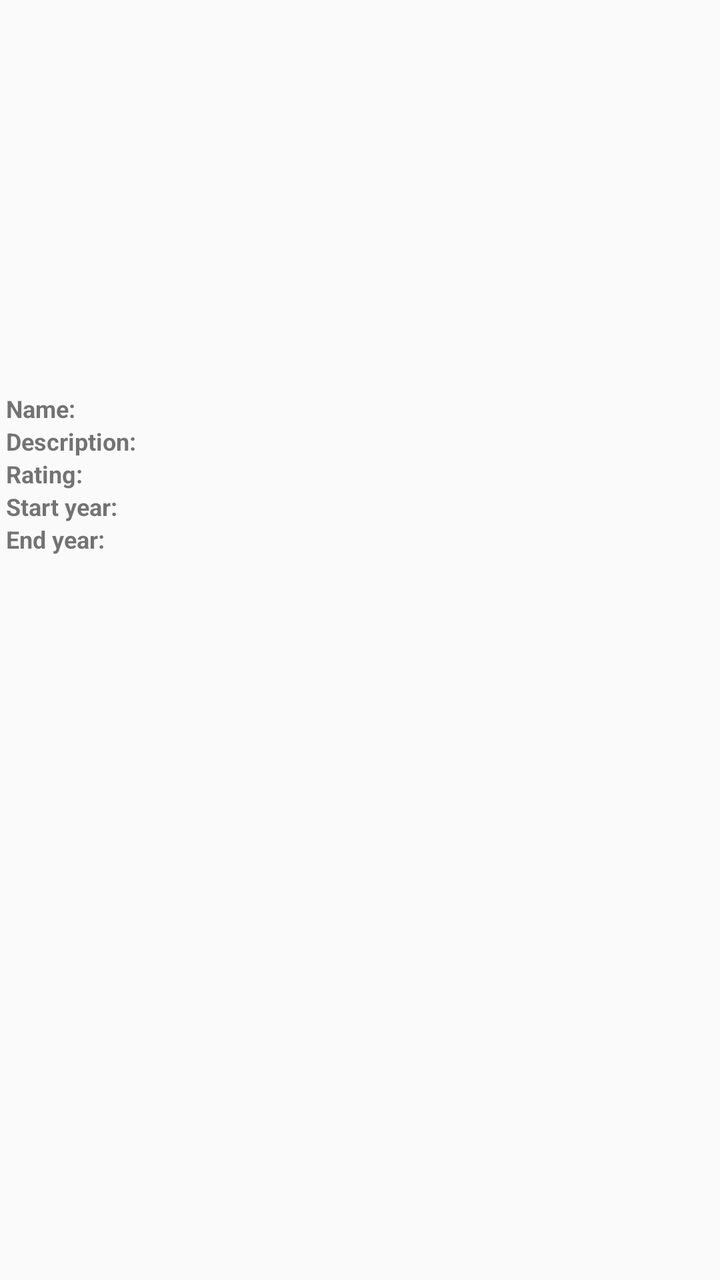
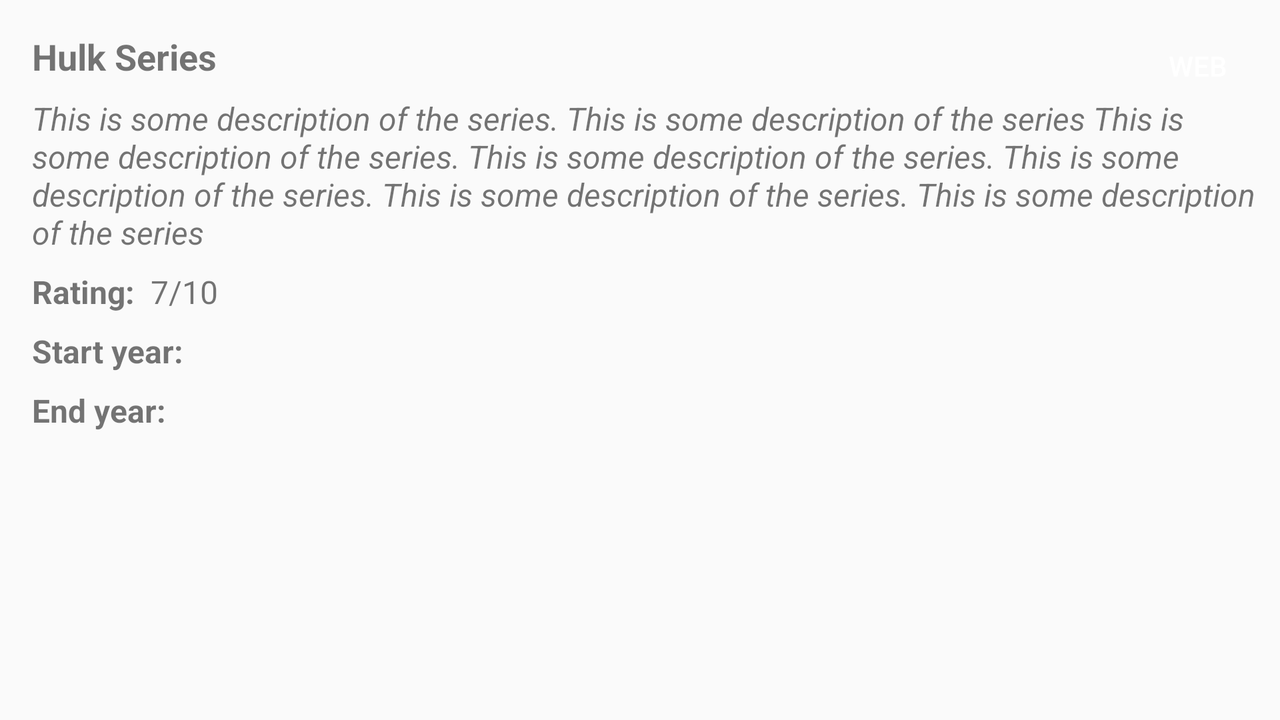

Compare how this app lays out the same screen by default and in its alternative resource folder. The renders come first, then the two layout files and the values they reference.
<!-- AndroidManifest.xml: application theme AppTheme -->
<!-- res/layout/activity_serie_details.xml -->
<?xml version="1.0" encoding="utf-8"?>
<ScrollView
    xmlns:android="http://schemas.android.com/apk/res/android"
    xmlns:app="http://schemas.android.com/apk/res-auto"
    xmlns:tools="http://schemas.android.com/tools"
    android:layout_width="fill_parent"
    android:layout_height="fill_parent">

    <androidx.constraintlayout.widget.ConstraintLayout xmlns:android="http://schemas.android.com/apk/res/android"
        xmlns:app="http://schemas.android.com/apk/res-auto"
        xmlns:tools="http://schemas.android.com/tools"
        android:layout_width="fill_parent"
        android:layout_height="wrap_content"
        tools:context=".activity.series_details.SeriesDetailsActivity">

        <ImageView
            android:id="@+id/selected_item_imageView"
            android:layout_width="353dp"
            android:layout_height="174dp"
            app:layout_constraintBottom_toTopOf="@+id/selected_item_name_textView"
            app:layout_constraintEnd_toEndOf="parent"
            app:layout_constraintStart_toStartOf="parent"
            app:layout_constraintTop_toTopOf="parent"
            app:layout_constraintVertical_bias="0.12"
            tools:srcCompat="@tools:sample/avatars" />

        <TextView
            android:id="@+id/textView4"
            android:layout_width="wrap_content"
            android:layout_height="wrap_content"
            android:layout_marginStart="3dp"
            android:layout_marginTop="196dp"
            android:text="Name:"
            android:textSize="12sp"
            android:textStyle="bold"
            app:layout_constraintStart_toStartOf="parent"
            app:layout_constraintTop_toTopOf="parent" />

        <TextView
            android:id="@+id/textView"
            android:layout_width="wrap_content"
            android:layout_height="wrap_content"
            android:text="Description:"
            android:textSize="12sp"
            android:textStyle="bold"
            app:layout_constraintStart_toStartOf="@+id/textView4"
            app:layout_constraintTop_toBottomOf="@+id/textView4" />

        <TextView
            android:id="@+id/selected_item_name_textView"
            android:layout_width="0dp"
            android:layout_height="wrap_content"
            android:layout_marginStart="2dp"
            android:layout_marginEnd="2dp"
            android:textSize="12sp"
            android:textStyle="italic"
            app:layout_constraintBottom_toBottomOf="@+id/textView4"
            app:layout_constraintEnd_toEndOf="parent"
            app:layout_constraintHorizontal_bias="1.0"
            app:layout_constraintStart_toEndOf="@+id/textView4"
            app:layout_constraintTop_toTopOf="@+id/textView4"
            app:layout_constraintVertical_bias="1.0" />

        <TextView
            android:id="@+id/selected_item_description_textView"
            android:layout_width="0dp"
            android:layout_height="wrap_content"
            android:layout_marginStart="2dp"
            android:layout_marginEnd="3dp"
            android:textSize="12sp"
            android:textStyle="italic"
            app:layout_constraintEnd_toEndOf="parent"
            app:layout_constraintStart_toEndOf="@+id/textView"
            app:layout_constraintTop_toTopOf="@+id/textView" />

        <TextView
            android:id="@+id/textView5"
            android:layout_width="wrap_content"
            android:layout_height="wrap_content"
            android:layout_marginStart="3dp"
            android:text="Rating:"
            android:textSize="12sp"
            android:textStyle="bold"
            app:layout_constraintStart_toStartOf="parent"
            app:layout_constraintTop_toBottomOf="@+id/selected_item_description_textView" />

        <TextView
            android:id="@+id/selected_item_rating_textView"
            android:layout_width="0dp"
            android:layout_height="wrap_content"
            android:layout_marginStart="2dp"
            android:textSize="12sp"
            android:textStyle="italic"
            app:layout_constraintBottom_toBottomOf="@+id/textView5"
            app:layout_constraintEnd_toEndOf="parent"
            app:layout_constraintStart_toEndOf="@+id/textView5"
            app:layout_constraintTop_toBottomOf="@+id/selected_item_description_textView" />

        <TextView
            android:id="@+id/textView7"
            android:layout_width="wrap_content"
            android:layout_height="wrap_content"
            android:layout_marginStart="3dp"
            android:text="Start year:"
            android:textSize="12sp"
            android:textStyle="bold"
            app:layout_constraintStart_toStartOf="parent"
            app:layout_constraintTop_toBottomOf="@+id/textView5" />

        <TextView
            android:id="@+id/selected_item_start_year_textView"
            android:layout_width="0dp"
            android:layout_height="wrap_content"
            android:layout_marginStart="2dp"
            android:textSize="12sp"
            android:textStyle="italic"
            app:layout_constraintBottom_toBottomOf="@+id/textView7"
            app:layout_constraintEnd_toEndOf="parent"
            app:layout_constraintStart_toEndOf="@+id/textView7"
            app:layout_constraintTop_toTopOf="@+id/textView7" />

        <TextView
            android:id="@+id/textView9"
            android:layout_width="wrap_content"
            android:layout_height="wrap_content"
            android:layout_marginStart="3dp"
            android:text="End year:"
            android:textSize="12sp"
            android:textStyle="bold"
            app:layout_constraintStart_toStartOf="parent"
            app:layout_constraintTop_toBottomOf="@+id/textView7" />

        <TextView
            android:id="@+id/selected_item_end_year_textView"
            android:layout_width="0dp"
            android:layout_height="wrap_content"
            android:layout_marginStart="2dp"
            android:textSize="12sp"
            android:textStyle="italic"
            app:layout_constraintBottom_toBottomOf="@+id/textView9"
            app:layout_constraintEnd_toEndOf="parent"
            app:layout_constraintStart_toEndOf="@+id/textView9"
            app:layout_constraintTop_toTopOf="@+id/textView9" />

    </androidx.constraintlayout.widget.ConstraintLayout>
</ScrollView>
<!-- resources referenced by this layout -->
<resources>
  <style name="AppTheme" parent="Theme.AppCompat.Light.DarkActionBar">
          
          <item name="colorPrimary">@color/colorPrimary</item>
          <item name="colorPrimaryDark">@color/colorPrimaryDark</item>
          <item name="colorAccent">@color/colorAccent</item>
      </style>
</resources>
<!-- res/layout-land/activity_serie_details.xml (the repository's variant of the layout above) -->
<!-- drawn on the phone turned sideways -->
<?xml version="1.0" encoding="utf-8"?>
<ScrollView
        xmlns:android="http://schemas.android.com/apk/res/android"
        xmlns:app="http://schemas.android.com/apk/res-auto"
        xmlns:tools="http://schemas.android.com/tools"
        android:layout_width="fill_parent"
        android:layout_height="fill_parent">

    <androidx.constraintlayout.widget.ConstraintLayout
            android:layout_width="fill_parent"
            android:layout_height="wrap_content"
            android:layout_marginBottom="16dp"
            tools:context=".activity.series_details.SeriesDetailsActivity">

        <ImageView
                android:id="@+id/selected_series_imageView"
                android:layout_width="wrap_content"
                android:layout_height="0dp"
                android:adjustViewBounds="true"
                android:scaleType="fitCenter"
                app:layout_constraintTop_toTopOf="parent"
                tools:srcCompat="@tools:sample/avatars" app:layout_constraintStart_toStartOf="parent"
                android:layout_marginTop="8dp" android:layout_marginStart="8dp"/>

        <Button
            android:id="@+id/web_details_button_series"
            android:layout_width="50dp"
            android:layout_height="50dp"
            android:layout_marginEnd="16dp"
            android:background="@drawable/rounded_btn"
            android:text="Web"
            android:textColor="@android:color/white"
            app:layout_constraintEnd_toEndOf="parent"
            app:layout_constraintTop_toBottomOf="@+id/selected_series_imageView" />

        <TextView
                android:id="@+id/selected_series_name_textView"
                android:layout_width="0dp"
                android:layout_height="wrap_content"
                android:textSize="18sp"
                android:textStyle="bold"
                tools:text="Hulk Series" app:layout_constraintTop_toTopOf="@+id/selected_series_imageView"
                app:layout_constraintStart_toEndOf="@+id/selected_series_imageView" android:layout_marginStart="8dp"
                android:layout_marginTop="8dp"/>

        <TextView
                android:id="@+id/selected_series_description_textView"
                android:layout_width="0dp"
                android:layout_height="wrap_content"
                android:layout_marginEnd="8dp"
                android:textSize="16sp"
                android:textStyle="italic"
                app:layout_constraintTop_toBottomOf="@id/selected_series_name_textView"
                app:layout_constraintEnd_toEndOf="parent"
                android:layout_marginTop="8dp"
                tools:text="This is some description of the series. This is some description of the series This is some description of the series. This is some description of the series. This is some description of the series. This is some description of the series. This is some description of the series"
                app:layout_constraintStart_toStartOf="@+id/selected_series_name_textView"/>

        <TextView
                android:id="@+id/textView5"
                android:layout_width="wrap_content"
                android:layout_height="wrap_content"
                android:text="Rating:"
                android:textSize="16sp"
                android:textStyle="bold"
                app:layout_constraintTop_toBottomOf="@+id/selected_series_description_textView"
                app:layout_constraintStart_toStartOf="@+id/selected_series_name_textView"
                android:layout_marginTop="8dp"/>

        <TextView
                android:id="@+id/selected_series_rating_textView"
                android:layout_width="0dp"
                android:layout_height="wrap_content"
                android:layout_marginStart="8dp"
                android:textSize="16sp"
                app:layout_constraintTop_toTopOf="@id/textView5"
                app:layout_constraintStart_toEndOf="@id/textView5"
                app:layout_constraintEnd_toEndOf="parent" android:layout_marginEnd="8dp" tools:text="7/10"/>

        <TextView
                android:id="@+id/textView7"
                android:layout_width="wrap_content"
                android:layout_height="wrap_content"
                android:text="Start year:"
                android:textSize="16sp"
                android:textStyle="bold"
                app:layout_constraintTop_toBottomOf="@id/textView5"
                android:layout_marginTop="8dp" app:layout_constraintStart_toStartOf="@+id/textView5"/>

        <TextView
                android:id="@+id/selected_series_start_year_textView"
                android:layout_width="0dp"
                android:layout_height="wrap_content"
                android:layout_marginStart="8dp"
                android:textSize="16sp"
                app:layout_constraintTop_toTopOf="@id/textView7"
                app:layout_constraintStart_toEndOf="@id/textView7"
                app:layout_constraintEnd_toEndOf="parent" android:layout_marginEnd="8dp"/>

        <TextView
                android:id="@+id/textView9"
                android:layout_width="wrap_content"
                android:layout_height="wrap_content"
                android:text="End year:"
                android:textSize="16sp"
                android:textStyle="bold"
                app:layout_constraintTop_toBottomOf="@+id/textView7" android:layout_marginTop="8dp"
                app:layout_constraintStart_toStartOf="@+id/textView7"/>

        <TextView
                android:id="@+id/selected_series_end_year_textView"
                android:layout_width="0dp"
                android:layout_height="wrap_content"
                android:layout_marginStart="8dp"
                android:textSize="16sp"
                app:layout_constraintTop_toTopOf="@id/textView9"
                app:layout_constraintStart_toEndOf="@id/textView9"
                app:layout_constraintEnd_toEndOf="parent" android:layout_marginEnd="8dp"/>

    </androidx.constraintlayout.widget.ConstraintLayout>
</ScrollView>
